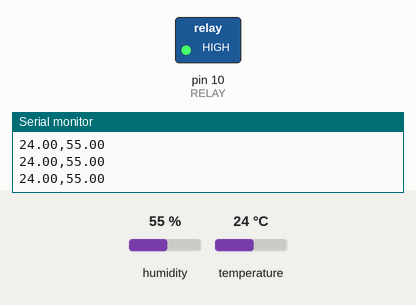
A sketch run on a simulated Arduino Uno, built with avr-gcc and run on an emulated ATmega328P. Parts: switched loads named in the sketch (green lamp = pin HIGH), the last lines printed to the serial monitor. Inputs (shaded band) come from the test bench; at power-on: temperature 24 °C, humidity 55 %.

Above: at 2.8 s.
2.9 s: temperature set to 20 °C
At 4.8 s:
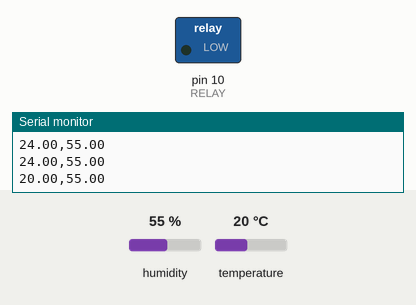
5.6 s: temperature set to 28 °C
At 7.2 s:
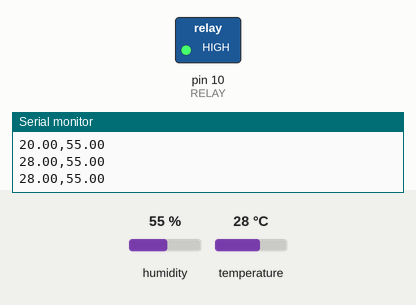
8.3 s: temperature set to 12 °C
At 10.9 s:
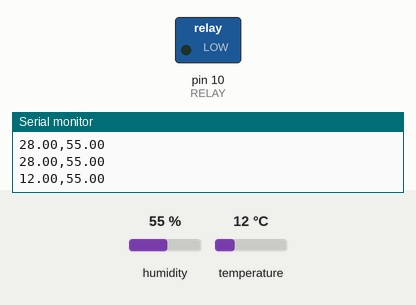
Timing chart, 0 to 12.4 s (numbered marks = the images above; inputs shaded):
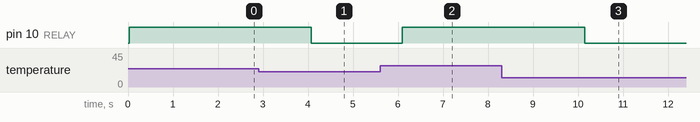

Measured:
- the behaviour switches between 22 and 21 °C on temperature (found by bisection; images 0 and 1)
- after the input at 2.9 s, pin 10 (RELAY): HIGH → LOW after 1.2 s
- after the input at 5.6 s, pin 10 (RELAY): LOW → HIGH after 0.50 s
- after the input at 8.3 s, pin 10 (RELAY): HIGH → LOW after 1.8 s

The sketch:

Arduino.ino
```cpp
#include "DHT.h"
#define DHTPIN 2
#define DHTTYPE DHT11

#define RELAY 10
#define TEMP_HIGH 21.0

DHT dht(DHTPIN, DHTTYPE);

void setup() {
  Serial.begin(9600);
  dht.begin();

  pinMode(RELAY, OUTPUT);
}

void loop() {
  float temp = dht.readTemperature();
  float humidity = dht.readHumidity();

  Serial.print(temp);
  Serial.print(",");
  Serial.println(humidity);

  if (temp > TEMP_HIGH) {
    digitalWrite(RELAY, HIGH);
  } else {
    digitalWrite(RELAY, LOW);
  }

  delay(1000);
}
```
